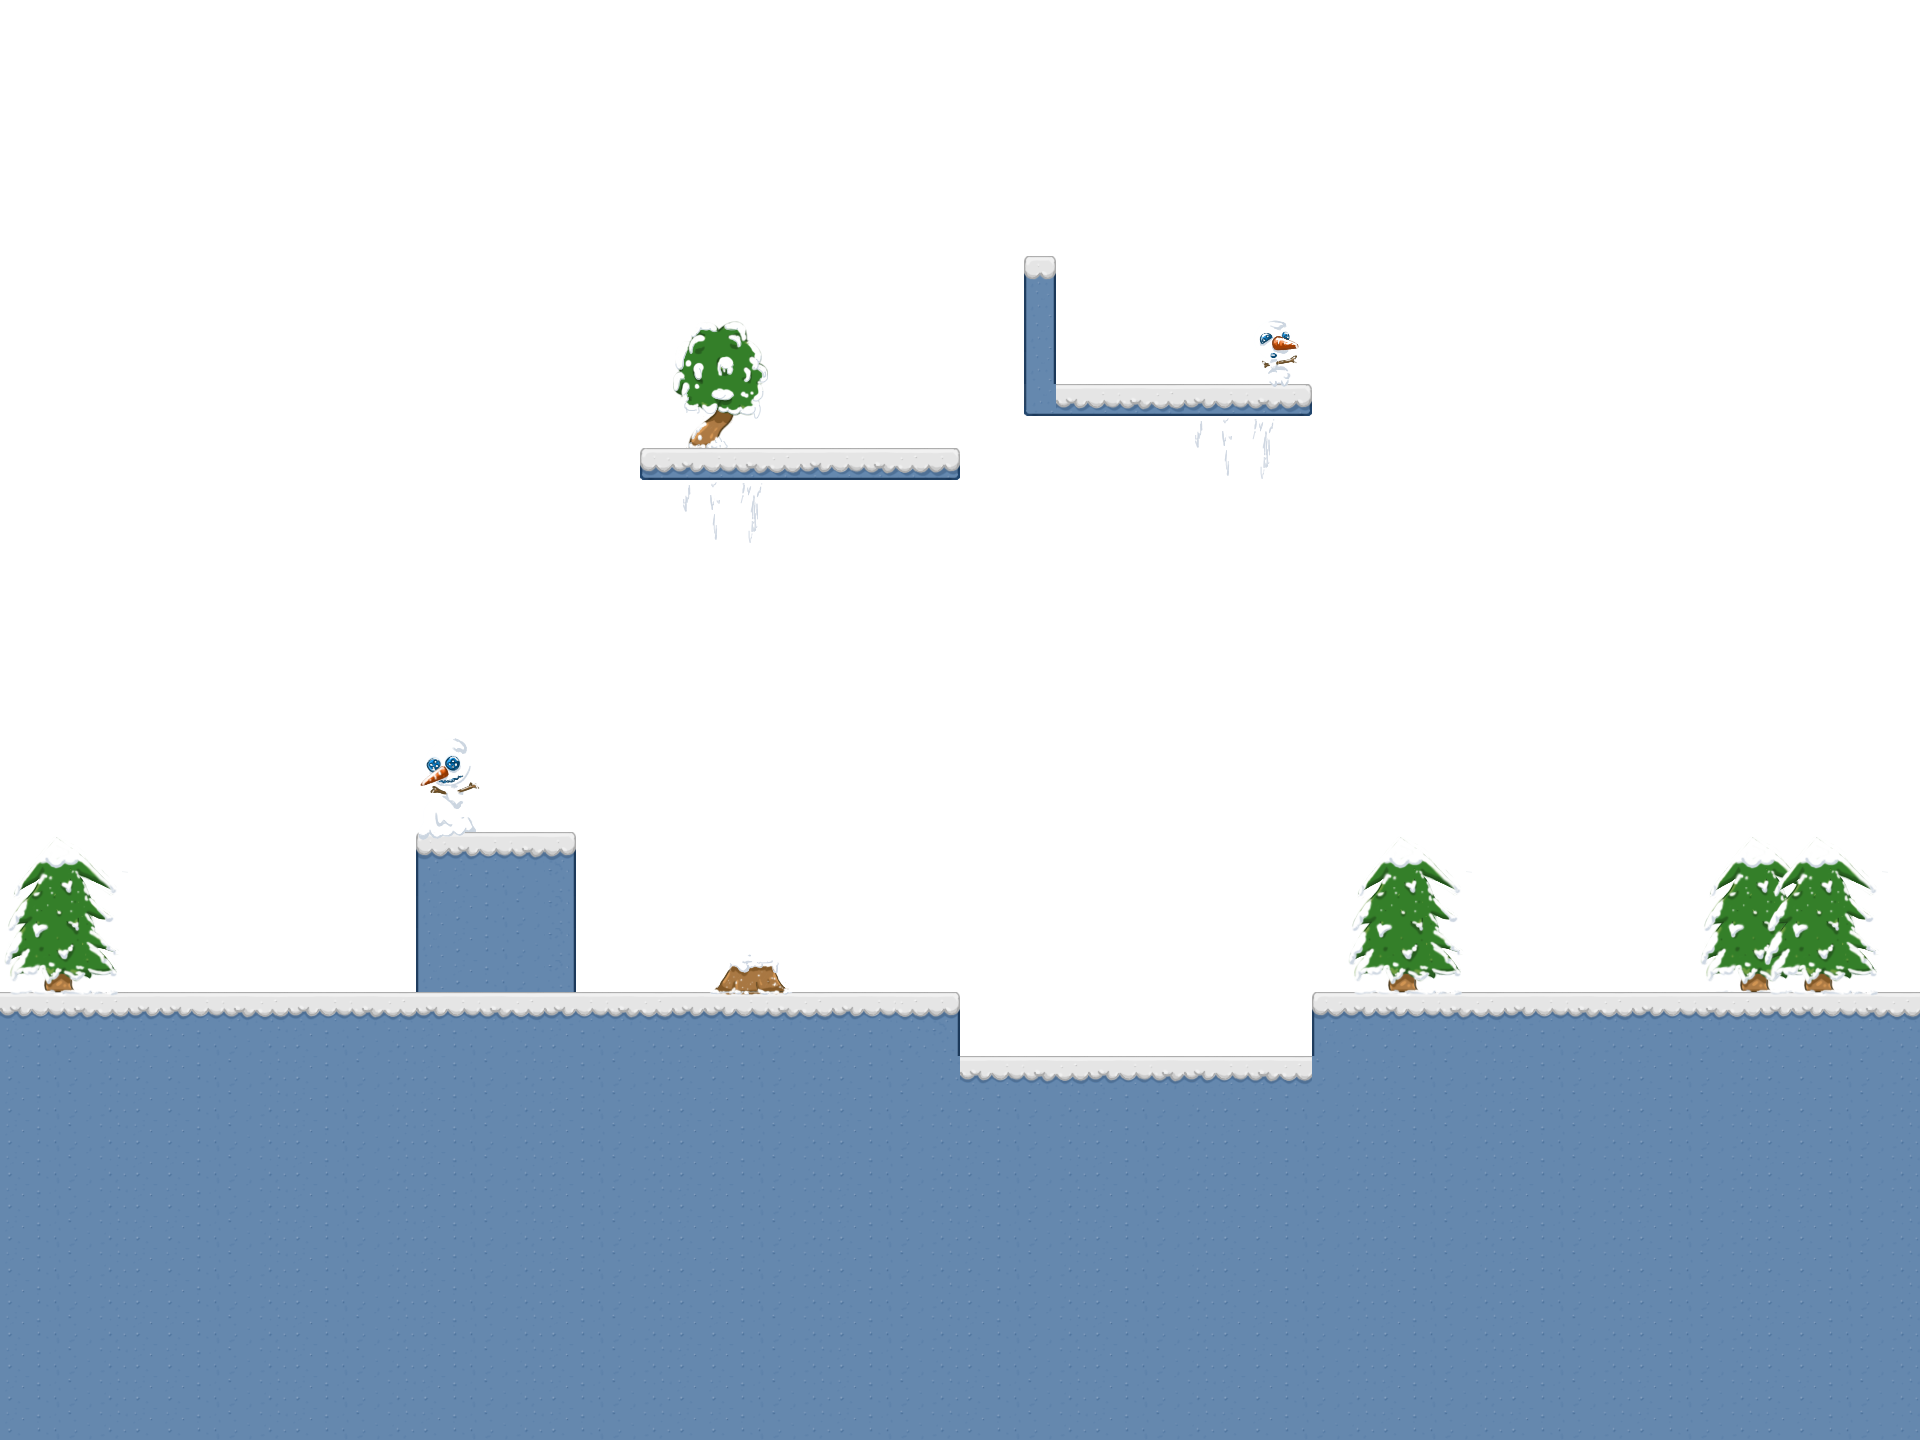

The image is a tile-based game level rendered from a .tmx file. Its description and source (layers, tilesets, objects; grid data summarised) follow:
An orthogonal 60x45 tile map with 32x32 px tiles, 3 tile layers (background, ground, frontground), 2 tilesets and 7 objects (3x flairy, earm, 3, true, goal).

<map version="1.10" tiledversion="1.10.0" orientation="orthogonal" renderorder="right-down" width="60" height="45" tilewidth="32" tileheight="32" infinite="0" backgroundcolor="#ffffff" nextlayerid="5" nextobjectid="8">
 <properties>
  <property name="DIG" value="2" />
  <property name="JUMP" value="3" />
  <property name="TURN" value="2" />
 </properties>
 <tileset firstgid="1" name="tiles" tilewidth="32" tileheight="32" tilecount="100" columns="10">
  <image source="tiles.png" width="320" height="320" />
  <tile id="0">
   <properties>
    <property name="type" value="TOPL" />
   </properties>
  </tile>
  <tile id="1">
   <properties>
    <property name="type" value="TOP" />
   </properties>
  </tile>
  <tile id="2">
   <properties>
    <property name="type" value="TOP" />
   </properties>
  </tile>
  <tile id="3">
   <properties>
    <property name="type" value="TOP" />
   </properties>
  </tile>
  <tile id="4">
   <properties>
    <property name="type" value="TOP" />
   </properties>
  </tile>
  <tile id="5">
   <properties>
    <property name="type" value="TOPR" />
   </properties>
  </tile>
  <tile id="6">
   <properties>
    <property name="type" value="TOP" />
   </properties>
  </tile>
  <tile id="7">
   <properties>
    <property name="type" value="TOP" />
   </properties>
  </tile>
  <tile id="8">
   <properties>
    <property name="type" value="TOP" />
   </properties>
  </tile>
  <tile id="9">
   <properties>
    <property name="type" value="TOP" />
   </properties>
  </tile>
  <tile id="10">
   <properties>
    <property name="type" value="LEFT" />
   </properties>
  </tile>
  <tile id="15">
   <properties>
    <property name="type" value="RIGHT" />
   </properties>
  </tile>
  <tile id="20">
   <properties>
    <property name="type" value="DGL1" />
   </properties>
  </tile>
  <tile id="21">
   <properties>
    <property name="type" value="NB" />
   </properties>
  </tile>
  <tile id="22">
   <properties>
    <property name="type" value="NB" />
   </properties>
  </tile>
  <tile id="23">
   <properties>
    <property name="type" value="DGR1" />
   </properties>
  </tile>
  <tile id="31">
   <properties>
    <property name="type" value="DGL1" />
   </properties>
  </tile>
  <tile id="32">
   <properties>
    <property name="type" value="DGR1" />
   </properties>
  </tile>
  <tile id="35">
   <properties>
    <property name="type" value="DGR1" />
   </properties>
  </tile>
  <tile id="36">
   <properties>
    <property name="type" value="NB" />
   </properties>
  </tile>
  <tile id="38">
   <properties>
    <property name="type" value="NB" />
   </properties>
  </tile>
  <tile id="39">
   <properties>
    <property name="type" value="NB" />
   </properties>
  </tile>
  <tile id="40">
   <properties>
    <property name="type" value="BDGL1" />
   </properties>
  </tile>
  <tile id="41">
   <properties>
    <property name="type" value="NB" />
   </properties>
  </tile>
  <tile id="42">
   <properties>
    <property name="type" value="NB" />
   </properties>
  </tile>
  <tile id="43">
   <properties>
    <property name="type" value="BDGR1" />
   </properties>
  </tile>
  <tile id="44">
   <properties>
    <property name="type" value="DGR1" />
   </properties>
  </tile>
  <tile id="46">
   <properties>
    <property name="type" value="DGR1" />
   </properties>
  </tile>
  <tile id="47">
   <properties>
    <property name="type" value="DGL1" />
   </properties>
  </tile>
  <tile id="48">
   <properties>
    <property name="type" value="TOPRL" />
   </properties>
  </tile>
  <tile id="49">
   <properties>
    <property name="type" value="TOPRL" />
   </properties>
  </tile>
  <tile id="50">
   <properties>
    <property name="type" value="LEFT" />
   </properties>
  </tile>
  <tile id="51">
   <properties>
    <property name="type" value="DGL1" />
   </properties>
  </tile>
  <tile id="52">
   <properties>
    <property name="type" value="DGR1" />
   </properties>
  </tile>
  <tile id="53">
   <properties>
    <property name="type" value="RIGHT" />
   </properties>
  </tile>
  <tile id="54">
   <properties>
    <property name="type" value="DGL1" />
   </properties>
  </tile>
  <tile id="55">
   <properties>
    <property name="type" value="BDGR1" />
   </properties>
  </tile>
  <tile id="58">
   <properties>
    <property name="type" value="RL" />
   </properties>
  </tile>
  <tile id="61">
   <properties>
    <property name="type" value="RIGHT" />
   </properties>
  </tile>
  <tile id="62">
   <properties>
    <property name="type" value="LEFT" />
   </properties>
  </tile>
  <tile id="63">
   <properties>
    <property name="type" value="BDGL1" />
   </properties>
  </tile>
  <tile id="65">
   <properties>
    <property name="type" value="DGL1" />
   </properties>
  </tile>
  <tile id="68">
   <properties>
    <property name="type" value="RL" />
   </properties>
  </tile>
  <tile id="70">
   <properties>
    <property name="type" value="LEFT" />
   </properties>
  </tile>
  <tile id="75">
   <properties>
    <property name="type" value="RIGHT" />
   </properties>
  </tile>
  <tile id="80">
   <properties>
    <property name="type" value="TOP" />
   </properties>
  </tile>
  <tile id="81">
   <properties>
    <property name="type" value="TOP" />
   </properties>
  </tile>
  <tile id="82">
   <properties>
    <property name="type" value="TOP" />
   </properties>
  </tile>
  <tile id="83">
   <properties>
    <property name="type" value="TOP" />
   </properties>
  </tile>
  <tile id="84">
   <properties>
    <property name="type" value="TOP" />
   </properties>
  </tile>
  <tile id="85">
   <properties>
    <property name="type" value="TOP" />
   </properties>
  </tile>
  <tile id="87">
   <properties>
    <property name="type" value="TOP" />
   </properties>
  </tile>
  <tile id="88">
   <properties>
    <property name="type" value="TOP" />
   </properties>
  </tile>
  <tile id="96">
   <properties>
    <property name="type" value="LEFT" />
   </properties>
  </tile>
  <tile id="99">
   <properties>
    <property name="type" value="RIGHT" />
   </properties>
  </tile>
 </tileset>
 <tileset firstgid="101" name="props" tilewidth="32" tileheight="32" tilecount="100" columns="10">
  <image source="props.png" width="320" height="320" />
 </tileset>
 <layer id="1" name="background" width="60" height="45">
  <data>[2700 cells, 24 non-empty, 24 distinct tile ids]</data>
 </layer>
 <layer id="2" name="ground" width="60" height="45">
  <data>[2700 cells, 866 non-empty, 21 distinct tile ids]</data>
 </layer>
 <layer id="3" name="frontground" width="60" height="45">
  <data>[2700 cells, 119 non-empty, 65 distinct tile ids]</data>
 </layer>
 <objectgroup id="4" name="avatars">
  <object id="1" name="earm" gid="25" x="103" y="955" width="32" height="32" />
  <object id="2" name="canon_snow" type="3" x="514" y="790" width="61" height="32" />
  <object id="3" name="flairy" gid="37" x="855" y="435" width="32" height="32" />
  <object id="4" name="flairy" gid="37" x="1176" y="359" width="32" height="32" />
  <object id="5" name="soldier" type="true" gid="35" x="1035" y="1036" width="32" height="32" />
  <object id="6" name="flairy" gid="37" x="1265" y="971" width="32" height="32" />
  <object id="7" name="goal" gid="26" x="1604" y="974" width="32" height="32" />
 </objectgroup>
</map>
